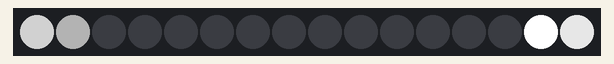
Bench run of a sketch on a simulated Arduino Uno, built with avr-gcc and run on an emulated ATmega328P. Parts: 16 RGB LEDs in strip order, left to right. The strip is taken to match the declared colour order.

Above: at 0.05 s.
At 0.45 s:
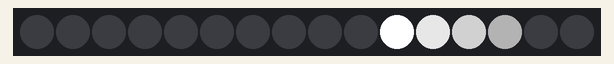
At 0.96 s:
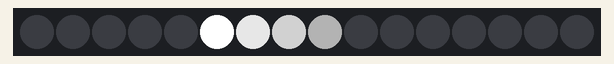
At 1.46 s:
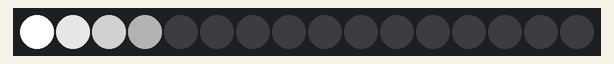
At 1.97 s:
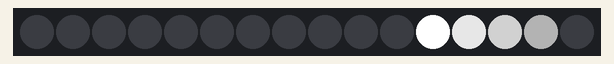

Measured:
- by itself, everything shown: repeats every 1.6 s, in 16 steps

The sketch:

NeopixelRingForShooting.ino
```cpp
#include <Adafruit_NeoPixel.h>
#include <Wire.h>
#include <LinkedList.h>

#define PIN 12
#define MAX_LED 16
#define SLAVE_ADDRESS 0x07
#define SERIAL_BAUD 9600


struct LightRing
{
   float targetTime;
   float targetTotalTime;
   float pedalTime;
   float lightRingTotalTime;
};


// Parameter 1 = ws2811级联数量
// Parameter 2 = arduino PIN
// Parameter 3 = pixel type flags, add together as needed:
// NEO_KHZ800 800 KHz bitstream (most NeoPixel products w/WS2812 LEDs)
// NEO_KHZ400 400 KHz (classic 'v1' (not v2) FLORA pixels, WS2811 drivers)
// NEO_GRB Pixels are wired for GRB bitstream (most NeoPixel products)
// NEO_RGB Pixels are wired for RGB bitstream (v1 FLORA pixels, not v2)
Adafruit_NeoPixel strip = Adafruit_NeoPixel( MAX_LED, PIN, NEO_RGB + NEO_KHZ800 );
uint32_t color = strip.Color(255, 255, 255);
uint32_t lowColor = strip.Color(20, 20, 20);
uint32_t noColor = strip.Color(0, 0, 0);


uint8_t lights[MAX_LED];
unsigned long nowTime, lastTime;
LinkedList<struct LightRing*> list = LinkedList<struct LightRing*>();


void setup()
{
  //Wire.begin(SLAVE_ADDRESS);    // join I2C bus as a slave with address 1
  //Wire.onReceive(receiveEvent); // register event

  //Serial.begin(SERIAL_BAUD);
  //Serial.println("I2C Slave started\n");

  strip.begin();
  strip.show();
  lastTime = millis();
}

int count = 0;

void loop()
{
  lastTime = nowTime;
  nowTime=millis();


  for(int i = 0; i < MAX_LED; i++)
    lights[i] = 0;


  int i = count++;
  lights[i] = 255;
  lights[i-1 < 0 ? i-1 + 16 : i-1] = 180;
  lights[i-2 < 0 ? i-2 + 16 : i-2] = 120;
  lights[i-3 < 0 ? i-3 + 16 : i-3] = 60;

  count %= 16;

  for(int i = 0; i < MAX_LED; i++){
    strip.setPixelColor(MAX_LED - i - 2 < 0 ? 15 : MAX_LED - i - 2, strip.Color(lights[i], lights[i], lights[i]));
  }


  strip.show();


  delay(100);
}


char buffer[32];
void receiveEvent(int numBytes){
  strncpy(buffer, "", sizeof(buffer));
  int count = 0;
  //We'll recieve one byte at a time. Stop when none left
  while(Wire.available())
  {
    buffer[count] = Wire.read();
    count++;
  }
  Serial.println(buffer);

  struct LightRing* lightRing = new struct LightRing();

  char *str;
  char *splitBuffer = buffer;
  //strncpy(splitBuffer, buffer, sizeof(buffer));
  // 名字
  str = strtok_r(splitBuffer, ",", &splitBuffer);
  //Serial.println(str);
  // 名字-end

  // 目標秒數
  str = strtok_r(splitBuffer, ",", &splitBuffer);
  //Serial.println(str);
  lightRing->targetTime = atof(str);
  lightRing->targetTotalTime = atof(str);
  // 目標秒數-end

  // 踏板秒數
  str = strtok_r(splitBuffer, ",", &splitBuffer);
  //Serial.println(str);
  // 踏板秒數-end

  // 踏板總秒數
  //Serial.println(splitBuffer);
  lightRing->pedalTime = atof(splitBuffer);
  lightRing->lightRingTotalTime = atof(splitBuffer);
  // 踏板總秒數-end

  list.add(lightRing);
}
```
